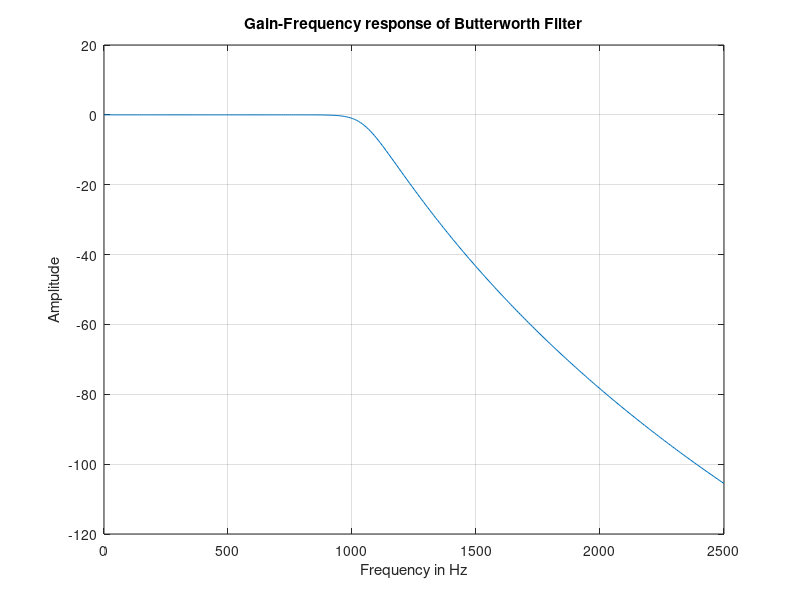
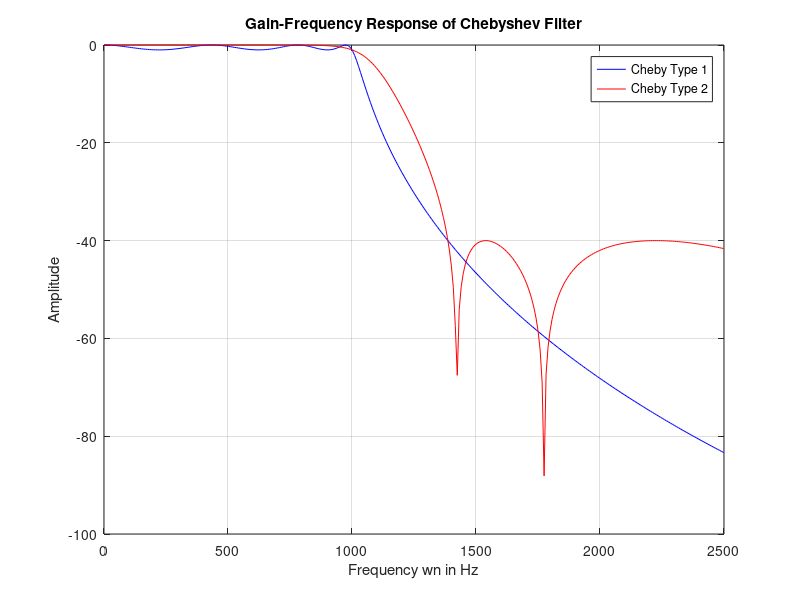
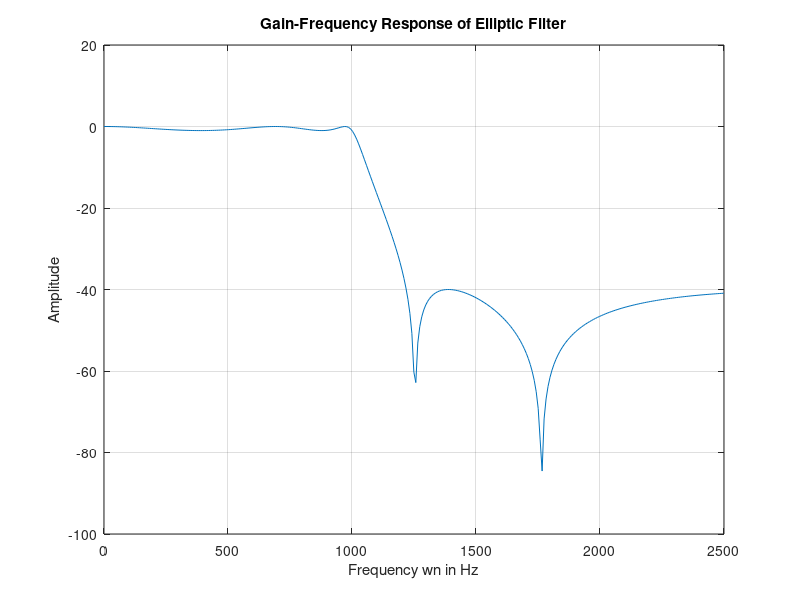

The MATLAB source for these figures, in order:
% LAB 10 AB
% Chirantan Ganguly (420)
% Amitrakshar Sanyal (422)
% =========================
wp=2*pi*1000;
ws=2*pi*1500;
Rp=1;
Rs=40;
[N1,wc1]=buttord(wp,ws,Rp,Rs,'s');
[B1,A1]=butter(N1,wc1,'s');
w=[0:50:5000*pi];
h=freqs(B1,A1,w);
figure(1)
plot(w/(2*pi),20*log10(abs(h)))
grid;
xlabel('Frequency in Hz');
ylabel('Amplitude');
title('Gain-Frequency response of Butterworth Filter');
N1
fc1=wc1/(2*pi)

%Chebyshev
[N2,wn1]=cheb1ord(wp,ws,Rp,Rs,'s');
[B2,A2]=cheby1(N2,Rp,wn1,'s');
N2
h2=freqs(B2,A2,w);
%.......................................................
[N3,wn2]=cheb2ord(wp,ws,Rp,Rs,'s');
[B3,A3]=cheby2(N3,Rs,wn2,'s');
h3=freqs(B3,A3,w);
figure(2)
plot(w/(2*pi),20*log10(abs(h2)),'b-',(w/(2*pi)),20*log10(abs(h3)),'r-');
grid;
xlabel('Frequency wn in Hz');
ylabel('Amplitude');
legend('Cheby Type 1', 'Cheby Type 2');
title('Gain-Frequency Response of Chebyshev Filter');
N2
N3

%Elliptical
[N4,wn3]=ellipord(wp,ws,Rp,Rs,'s');
[B4,A4]=ellip(N4,Rp,Rs,wn3,'s');
h4=freqs(B4,A4,w);
figure(4)
plot(w/(2*pi),20*log10(abs(h4)));
grid;
xlabel('Frequency wn in Hz');
ylabel('Amplitude');
title('Gain-Frequency Response of Elliptic Filter');
